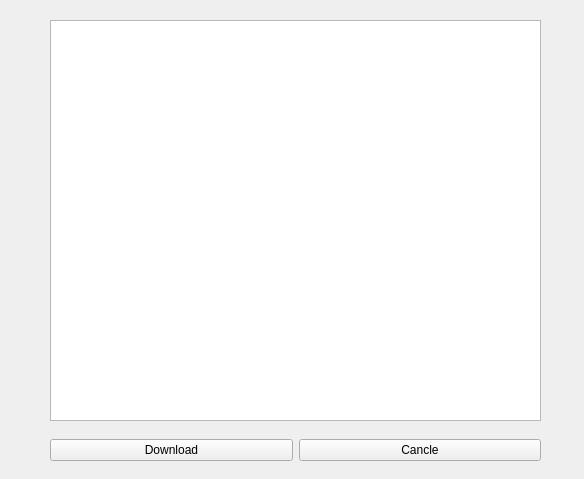
<?xml version="1.0" encoding="UTF-8"?>
<ui version="4.0">
 <class>Form</class>
 <widget class="QWidget" name="Form">
  <property name="geometry">
   <rect>
    <x>0</x>
    <y>0</y>
    <width>584</width>
    <height>479</height>
   </rect>
  </property>
  <property name="windowTitle">
   <string>Form</string>
  </property>
  <widget class="QListWidget" name="listWidget_fileList">
   <property name="geometry">
    <rect>
     <x>50</x>
     <y>20</y>
     <width>491</width>
     <height>401</height>
    </rect>
   </property>
  </widget>
  <widget class="QWidget" name="">
   <property name="geometry">
    <rect>
     <x>50</x>
     <y>420</y>
     <width>491</width>
     <height>61</height>
    </rect>
   </property>
   <layout class="QHBoxLayout" name="horizontalLayout">
    <item>
     <widget class="QPushButton" name="pushButton_download">
      <property name="text">
       <string>Download</string>
      </property>
     </widget>
    </item>
    <item>
     <widget class="QPushButton" name="pushButton_cancle">
      <property name="text">
       <string>Cancle</string>
      </property>
     </widget>
    </item>
   </layout>
  </widget>
 </widget>
 <resources/>
 <connections/>
</ui>
